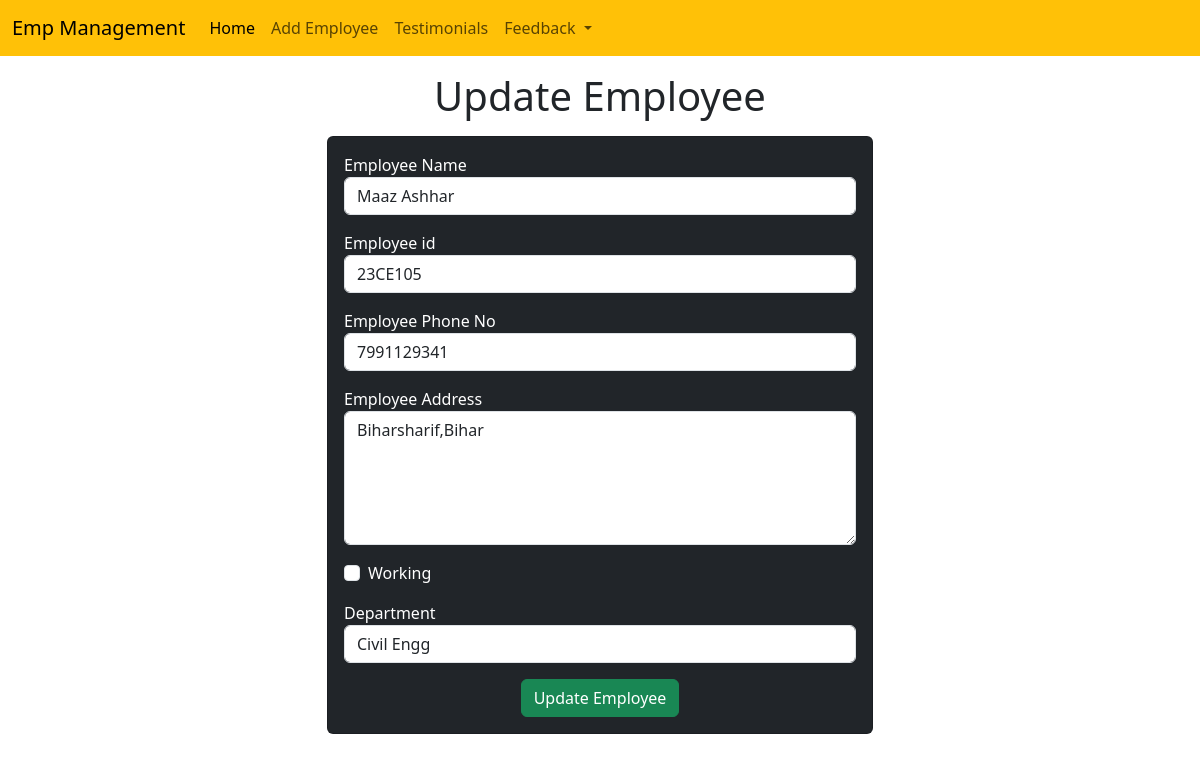
Screenshot of /emp/update-emp/5 with the database file from the repository.
### emp/models.py (models this page shows, shortened)
class Emp(models.Model):
    name=models.CharField(max_length=200)
    emp_id=models.CharField(max_length=200)
    phone=models.CharField(max_length=10)
    address=models.CharField(max_length=150)
    working=models.BooleanField(default=True)
    department=models.CharField(max_length=50)

### emp/views.py (the view)
# urls.py: path("update-emp/<int:emp_id>",update_emp),
def update_emp(request,emp_id):
    emp=Emp.objects.get(pk=emp_id)
    return render(request,"emp/update_emp.html",{
        'emp':emp
    })

### templates/emp/update_emp.html (shortened to what this page needs)
<!doctype html>
<html lang="en">
  <head>
    <link href="https://cdn.jsdelivr.net/npm/bootstrap@5.3.1/dist/css/bootstrap.min.css" rel="stylesheet">
  </head>
  <body>
    {% include 'emp/navbar.html' %}
    <h1 class="text-center my-3">Update Employee</h1>
    <div class="container">
        <div class="row">
            <div class="col-md-6 offset-md-3">
                <div class="card bg-dark text-white">
                    <div class="card-body">
                        <form action="/emp/do-update-emp/{{emp.id}}" method="POST">
                            <div class="mb-3">
                                <label for="name">Employee Name</label>
                                <input id="name" type="text"
                                class="form-control" placeholder="Enter emp name"
                                name="emp_name" value="{{emp.name}}">
                            </div>
                            <div class="mb-3">
                                <label for="id">Employee id</label>
                                <input id="id" type="text" class="form-control"
                                placeholder="Enter emp id"
                                name="emp_id" value="{{emp.emp_id}}">
                            </div>
                            <div class="mb-3">
                                <label for="phone">Employee Phone No</label>
                                <input id="phone" type="text" class="form-control"
                                placeholder="Enter emp phone no"
                                name="emp_phone" value="{{emp.phone}}">
                            </div>
                            <div class="mb-3">
                                <label for="adress">Employee Address</label>
                                <textarea name="emp_address" id="adress" rows="5" class="form-control">{{emp.address}}</textarea>
                            </div>
                            <div class="mb-3 form-check">
                                <label for="working">Working</label>
                                <input {% if emp.working %} checked {% endif %} id="working" type="checkbox"
                                class="form-check-input"
                                name="emp_working">
                            </div>
                            <div class="mb-3">
                                <label for="department">Department</label>
                                <select name="emp_department" id="department" class="form-control" >
                                    <option {% if emp.department == "CE" %} selected {% endif %} value="CE">Civil Engg</option>
                                </select>
                            </div>
                            <div class="container text-center">
                                <button class="btn btn-success">Update Employee</button>
                            </div>
                        </form>
                    </div>
                </div>
            </div>
        </div>
    </div>
  </body>
</html>

### rows the page displays
Emp: emp_name "Maaz Ashhar", emp_id "23CE105", emp_phone "7991129341", emp_address "Biharsharif,Bihar", emp_department "Civil Engg"
